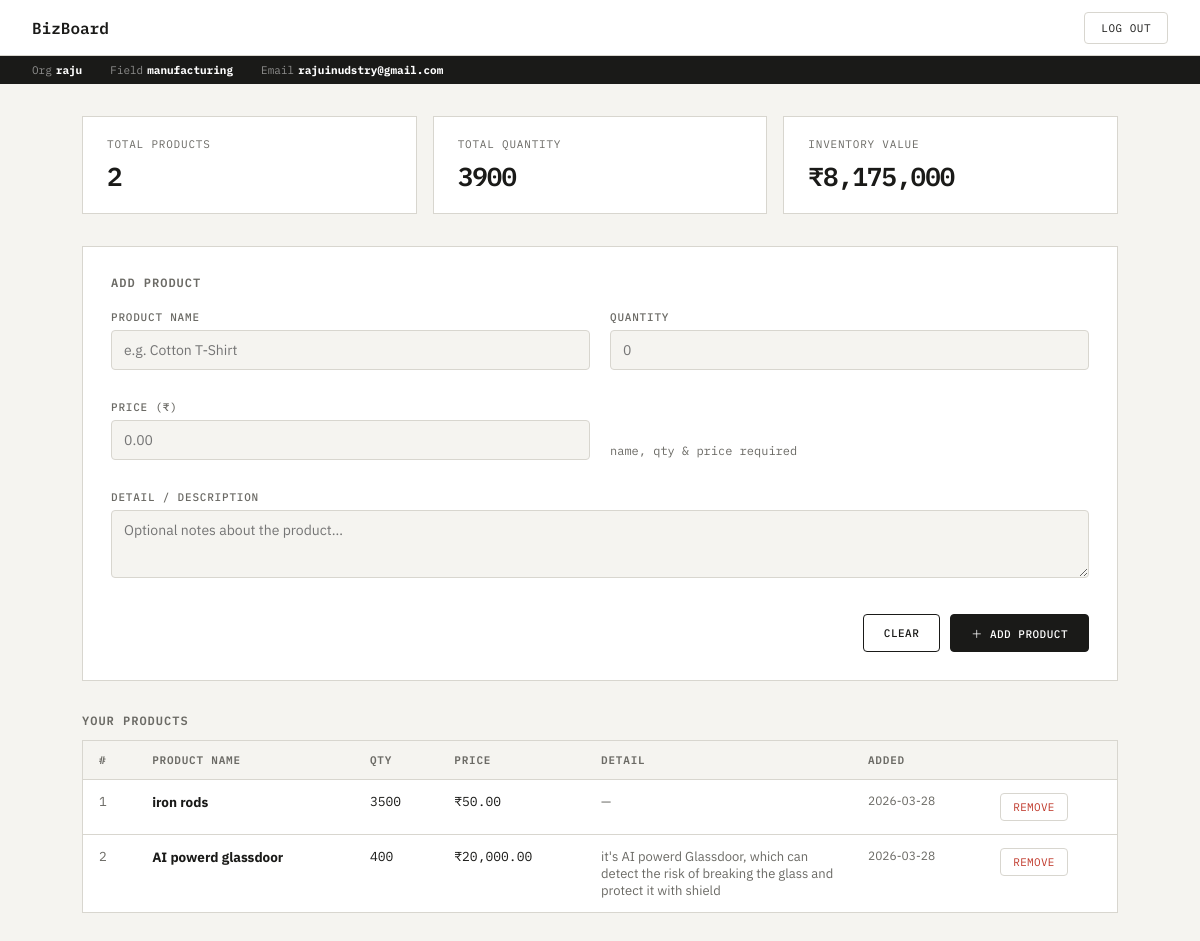
The app's page /dashboard (signed in) with its own data.
### tables this page shows
CREATE TABLE products (
                id         INTEGER PRIMARY KEY AUTOINCREMENT,
                user_id    INTEGER NOT NULL,
                name       TEXT    NOT NULL,
                quantity   INTEGER NOT NULL DEFAULT 0,
                price      REAL    NOT NULL DEFAULT 0,
                detail     TEXT,
                created_at TEXT    DEFAULT (date('now')),
                FOREIGN KEY (user_id) REFERENCES users(id)
            );

### app.py (the view)
@app.route('/dashboard')
def dashboard():
    if 'user_id' not in session:
        return redirect(url_for('login'))
    with get_db() as db:
        products = db.execute(
            'SELECT * FROM products WHERE user_id = ? ORDER BY id DESC',
            (session['user_id'],)
        ).fetchall()
    total_qty   = sum(p['quantity'] for p in products)
    total_value = sum(p['quantity'] * p['price'] for p in products)
    return render_template('dashboard.html',
        products=products,
        total_qty=total_qty,
        total_value=total_value
    )

### app.py (called while the page is built)
def get_db():
    conn = sqlite3.connect(DB)
    conn.row_factory = sqlite3.Row
    return conn

### templates/dashboard.html (shortened to what this page needs)
<!DOCTYPE html>
<html lang="en">
<head>
  <link rel="stylesheet" href="{{ url_for('static', filename='css/base.css') }}">
  <link rel="stylesheet" href="{{ url_for('static', filename='css/dashboard.css') }}">
</head>
<body>
  <div class="topbar">
    <div class="brand">BizBoard</div>
    <a href="/logout" class="logout">Log Out</a>
  </div>
  <div class="org-strip">
    <div><span>Org</span><strong>{{ session.org }}</strong></div>
    <div><span>Field</span><strong>{{ session.field }}</strong></div>
    <div><span>Email</span><strong>{{ session.email }}</strong></div>
  </div>
  <div class="main">
    <div class="stats">
      <div class="stat">
        <div class="stat-label">Total Products</div>
        <div class="stat-value">{{ products | length }}</div>
      </div>
      <div class="stat">
        <div class="stat-label">Total Quantity</div>
        <div class="stat-value">{{ total_qty }}</div>
      </div>
      <div class="stat">
        <div class="stat-label">Inventory Value</div>
        <div class="stat-value">₹{{ "{:,.0f}".format(total_value) }}</div>
      </div>
    </div>
    <div class="add-form">
      <div class="form-title">Add Product</div>
      <form method="POST" action="/add_product">
        <div class="form-grid">
          <div class="form-group">
            <label>Product Name</label>
            <input type="text" name="name" placeholder="e.g. Cotton T-Shirt" required>
          </div>
          <div class="form-group">
            <label>Quantity</label>
            <input type="number" name="quantity" placeholder="0" min="0" required>
          </div>
          <div class="form-group">
            <label>Price (₹)</label>
            <input type="number" name="price" placeholder="0.00" min="0" step="0.01" required>
          </div>
          <div class="form-group" style="justify-content:flex-end; padding-bottom:2px;">
            <span style="font-size:12px; color:var(--muted); font-family:var(--mono);">name, qty &amp; price required</span>
          </div>
          <div class="form-group span2">
            <label>Detail / Description</label>
            <textarea name="detail" placeholder="Optional notes about the product…"></textarea>
          </div>
        </div>
        <div class="form-actions">
          <button type="reset" class="btn outline">Clear</button>
          <button type="submit" class="btn">＋ Add Product</button>
        </div>
      </form>
    </div>
    <div class="section-label">Your Products</div>
    <div class="table-wrap">
      <table>
        <thead>
          <tr>
            <th>#</th>
            <th>Product Name</th>
            <th>Qty</th>
            <th>Price</th>
            <th>Detail</th>
            <th>Added</th>
            <th></th>
          </tr>
        </thead>
        <tbody>
          {% for p in products %}
          <tr>
            <td class="mono" style="color:var(--muted)">{{ loop.index }}</td>
            <td><strong>{{ p.name }}</strong></td>
            <td class="mono">{{ p.quantity }}</td>
            <td class="mono">₹{{ "{:,.2f}".format(p.price) }}</td>
            <td class="muted">{{ p.detail or '—' }}</td>
            <td class="small">{{ p.created_at }}</td>
            <td>
              <form class="remove-form" method="POST" action="/remove_product/{{ p.id }}" data-name="{{ p.name }}">
                <button type="submit" class="remove-btn">Remove</button>
              </form>
            </td>
          </tr>
          {% else %}
          <tr>
            <td colspan="7">
              <div class="empty">📦 No products yet. Add your first product above.</div>
            </td>
          </tr>
          {% endfor %}
        </tbody>
      </table>
    </div>
  </div>
</body>
</html>

### static/css/base.css (style rules this page uses)
*, *::before, *::after { box-sizing: border-box; margin: 0; padding: 0; }
:root { --bg: #f5f4f0; --surface: #ffffff; --border: #d8d6cf; --text: #1a1a18; --muted: #6b6a65; --accent: #1a1a18; --danger: #c0392b; --success: #27ae60; --mono: 'IBM Plex Mono', monospace; --sans: 'IBM Plex Sans', sans-serif; --radius: 4px; }
body { background: var(--bg); color: var(--text); font-family: var(--sans); font-size: 14px; }
.btn { padding: 10px 20px; border: 1px solid var(--accent); background: var(--accent); color: #fff; font-family: var(--mono); font-size: 11px; font-weight: 500; letter-spacing: 0.5px; text-transform: uppercase; cursor: pointer; border-radius: var(--radius); text-decoration: none; display: inline-block; }
.btn.outline { background: transparent; color: var(--text); }
.form-group { display: flex; flex-direction: column; gap: 6px; margin-bottom: 16px; }
label { font-family: var(--mono); font-size: 11px; font-weight: 500; letter-spacing: 0.8px; text-transform: uppercase; color: var(--muted); }
input, textarea, select { width: 100%; padding: 10px 12px; border: 1px solid var(--border); background: var(--bg); font-family: var(--sans); font-size: 14px; color: var(--text); border-radius: var(--radius); outline: none; transition: border-color 0.15s; }
textarea { resize: vertical; min-height: 68px; }
.table-wrap { background: var(--surface); border: 1px solid var(--border); overflow-x: auto; }
table { width: 100%; border-collapse: collapse; }
thead { background: var(--bg); border-bottom: 1px solid var(--border); }
th { font-family: var(--mono); font-size: 11px; font-weight: 600; letter-spacing: 0.8px; text-transform: uppercase; color: var(--muted); padding: 12px 16px; text-align: left; white-space: nowrap; }
td { padding: 13px 16px; border-bottom: 1px solid var(--border); font-size: 13.5px; vertical-align: top; }
tr:last-child td { border-bottom: none; }
td.mono { font-family: var(--mono); font-size: 13px; }
td.muted { color: var(--muted); font-size: 13px; max-width: 200px; }
td.small { color: var(--muted); font-size: 12px; white-space: nowrap; }
.section-label { font-family: var(--mono); font-size: 12px; font-weight: 600; letter-spacing: 1px; text-transform: uppercase; color: var(--muted); margin-bottom: 12px; }

### static/css/dashboard.css (style rules this page uses)
.topbar { background: var(--surface); border-bottom: 1px solid var(--border); padding: 0 32px; height: 56px; display: flex; align-items: center; justify-content: space-between; }
.brand { font-family: var(--mono); font-size: 16px; font-weight: 600; }
.logout { padding: 8px 16px; border: 1px solid var(--border); background: transparent; font-family: var(--mono); font-size: 11px; letter-spacing: 0.5px; text-transform: uppercase; cursor: pointer; border-radius: var(--radius); text-decoration: none; color: var(--text); transition: background 0.15s; }
.org-strip { background: var(--text); color: #fff; padding: 7px 32px; font-family: var(--mono); font-size: 11px; display: flex; gap: 28px; flex-wrap: wrap; }
.org-strip span { opacity: 0.5; }
.org-strip strong { margin-left: 4px; }
.main { max-width: 1100px; margin: 0 auto; padding: 32px; }
.stats { display: grid; grid-template-columns: repeat(3, 1fr); gap: 16px; margin-bottom: 32px; }
.stat { background: var(--surface); border: 1px solid var(--border); padding: 20px 24px; }
.stat-label { font-family: var(--mono); font-size: 11px; letter-spacing: 0.8px; text-transform: uppercase; color: var(--muted); margin-bottom: 8px; }
.stat-value { font-family: var(--mono); font-size: 26px; font-weight: 600; letter-spacing: -1px; }
.add-form { background: var(--surface); border: 1px solid var(--border); padding: 28px; margin-bottom: 32px; }
.form-title { font-family: var(--mono); font-size: 12px; font-weight: 600; letter-spacing: 1px; text-transform: uppercase; color: var(--muted); margin-bottom: 20px; }
.form-grid { display: grid; grid-template-columns: 1fr 1fr; gap: 14px 20px; }
.span2 { grid-column: span 2; }
.form-actions { display: flex; justify-content: flex-end; gap: 10px; margin-top: 20px; }
.remove-btn { padding: 6px 12px; border: 1px solid var(--border); background: transparent; color: var(--danger); font-family: var(--mono); font-size: 11px; letter-spacing: 0.3px; text-transform: uppercase; cursor: pointer; border-radius: var(--radius); transition: background 0.15s, color 0.15s; }

### records on screen
products: name "iron rods", quantity "3500", price "50.00", detail "—", created_at "2026-03-28"
products: name "AI powerd glassdoor", quantity "400", price "20,000.00", detail "it's AI powerd Glassdoor, which can detect the risk of breaking the glass and protect it with shield", created_at "2026-03-28"

### other values on screen
{{ session.org }} "raju"
{{ session.field }} "manufacturing"
{{ session.email }} "rajuinudstry@gmail.com"
{{ products | length }} "2"
{{ total_qty }} "3900"
{{ "{:,.0f}".format(total_value) }} "8,175,000"
